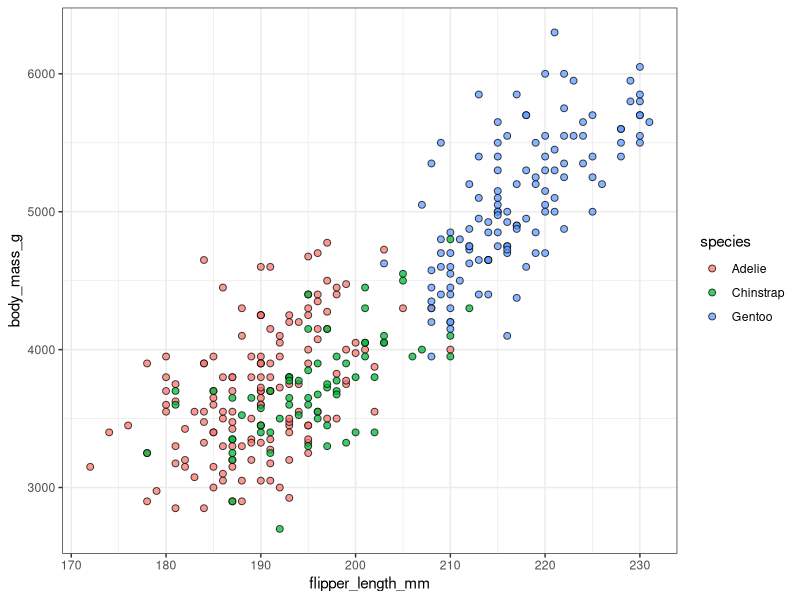
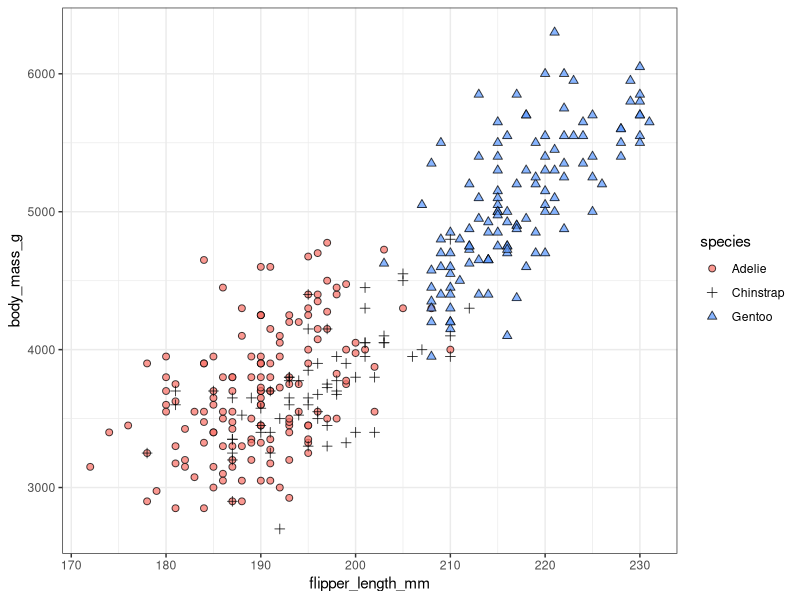
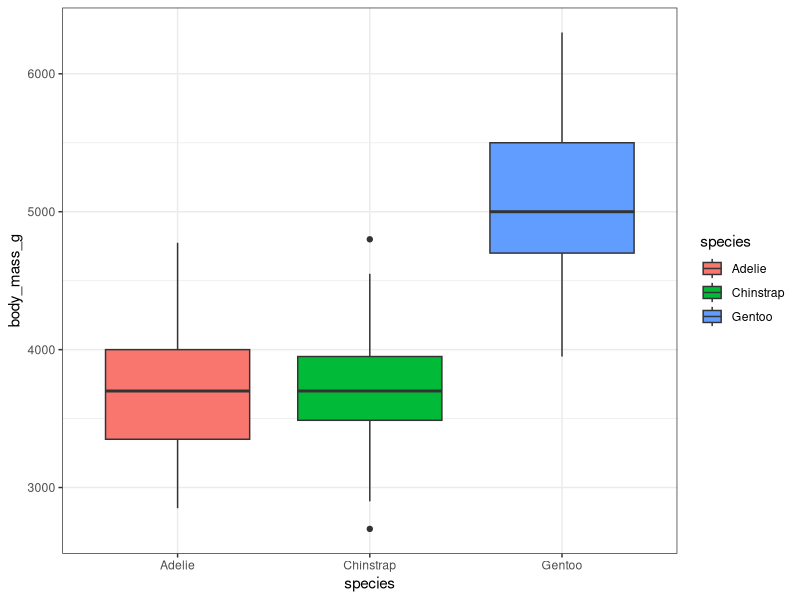
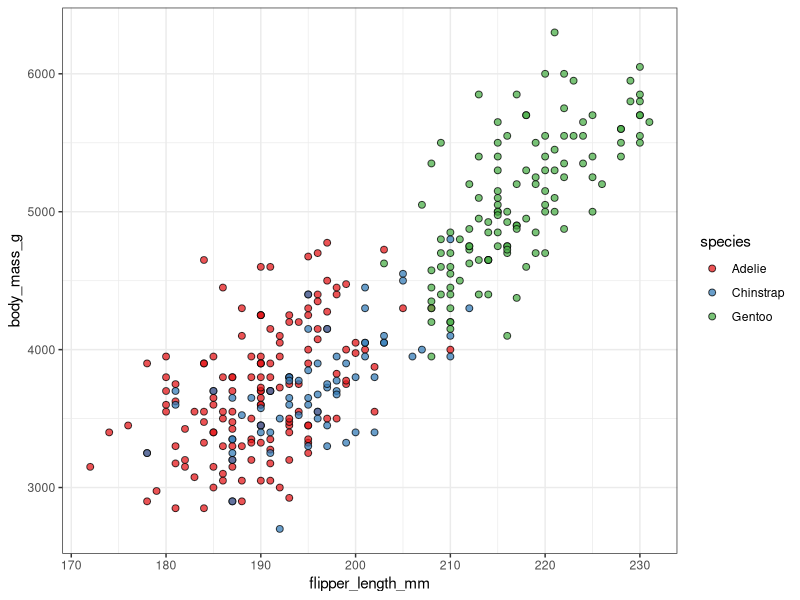
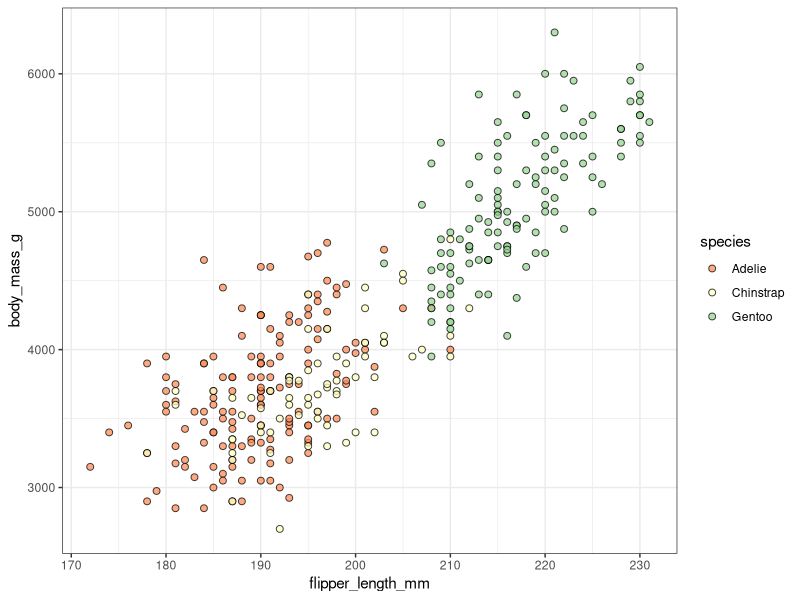
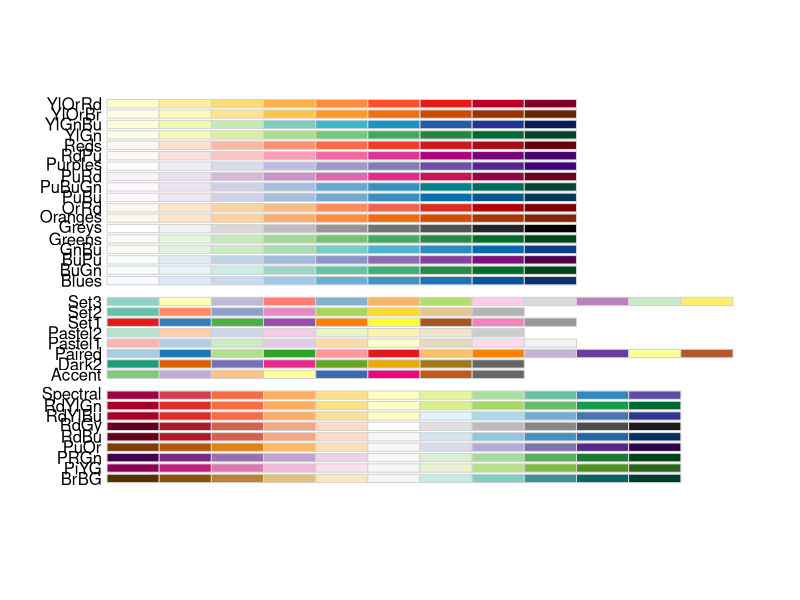
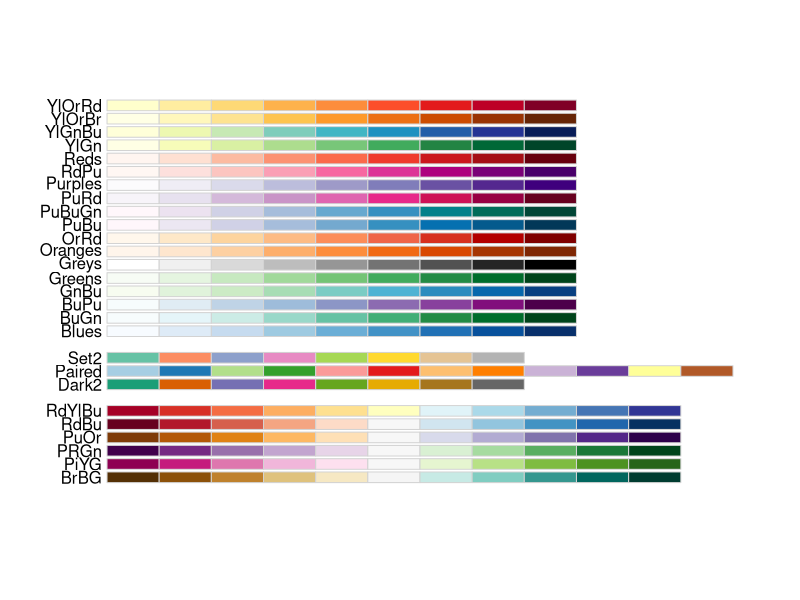
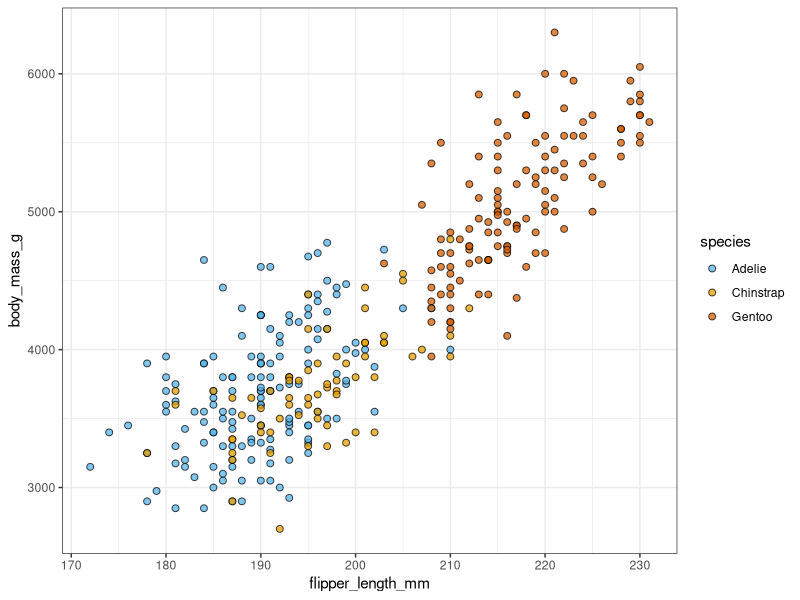

The R script that drew these images, in order:
## ---- chunk 1
knitr::opts_chunk$set(echo = TRUE)
## ---- chunk 2
library(knitr)
## ---- chunk 3
library(tidyverse)
library(palmerpenguins)
data(package="palmerpenguins")
## ---- chunk 4
# throughout this document, the only purpose of the function `kable` is to provide nice visuals of the tables
kable(head(penguins))
## ---- chunk 5
ggplot(data=penguins, aes(x=flipper_length_mm, y=body_mass_g)) + 
  geom_point(aes(fill=species), shape=21, alpha=0.75, size=2) +
  theme_bw()
## ---- chunk 6
ggplot(data=penguins, aes(x=flipper_length_mm, y=body_mass_g)) + 
  geom_point(aes(shape=species, fill=species), alpha=0.75, size=2) +
  scale_shape_manual(values=c(21,3,24)) +
  theme_bw()
## ---- chunk 7
ggplot(data=penguins, aes(x=species, y=body_mass_g)) + 
  geom_boxplot(aes(fill=species)) +
  theme_bw()
## ---- chunk 8
ggplot(data=penguins, aes(x=flipper_length_mm, y=body_mass_g)) + 
  geom_point(aes(fill=species), shape=21, alpha=0.75, size=2) +
  scale_fill_brewer(palette="Set1") + 
  theme_bw()
## ---- chunk 9
ggplot(data=penguins, aes(x=flipper_length_mm, y=body_mass_g)) + 
  geom_point(aes(fill=species), shape=21, alpha=0.75, size=2) +
  scale_fill_brewer(palette="Spectral") + 
  theme_bw()
## ---- chunk 10
#install.packages("RColorBrewer")
library("RColorBrewer")
display.brewer.all(colorblindFriendly=FALSE)
## ---- chunk 11
display.brewer.all(colorblindFriendly=TRUE)
## ---- chunk 12
cbfriendly <- c("#000000", "#E69F00", "#56B4E9", "#009E73", "#F0E442", "#0072B2", "#D55E00", "#CC79A7")
## ---- chunk 13
cbfriendly1 <- c("#56B4E9", "#E69F00", "#D55E00")

ggplot(data=penguins, aes(x=flipper_length_mm, y=body_mass_g)) + 
  geom_point(aes(fill=species), shape=21, alpha=0.75, size=2) +
  scale_fill_manual(values=cbfriendly1) + 
  theme_bw()
## ---- chunk 14
penguin_emphasis <- penguins %>%
  mutate(emphasize = ifelse(species=="Gentoo","YES","NO"))
## ---- chunk 15
kable(head(penguin_emphasis))
## ---- chunk 16
ggplot(data=penguin_emphasis, aes(x=flipper_length_mm, y=body_mass_g)) + 
  geom_point(aes(fill=species, size=emphasize), shape=21, alpha=0.75) +
  scale_fill_manual(values=cbfriendly1) + 
  theme_bw()
## ---- chunk 17
ggplot(data=penguin_emphasis, aes(x=flipper_length_mm, y=body_mass_g)) + 
  geom_point(aes(fill=species, shape=species, size=emphasize), alpha=0.75) +
  geom_smooth(aes(color=species), method="lm", se=FALSE) +
  scale_fill_manual(values=cbfriendly1) + 
  scale_color_manual(values=cbfriendly1) +
  scale_shape_manual(values=c(21,21,24)) +
  scale_size_manual(values=c(2,4)) +
  xlab("Flipper length (mm)") + 
  ylab("Body mass (g)") +
  labs(shape="Species name", fill="Species name") +
  theme(axis.title=element_text(face="bold",size=12), axis.text=element_text(size=10,color="black")) +
  guides(size=FALSE,color=FALSE) +
  theme_bw()
